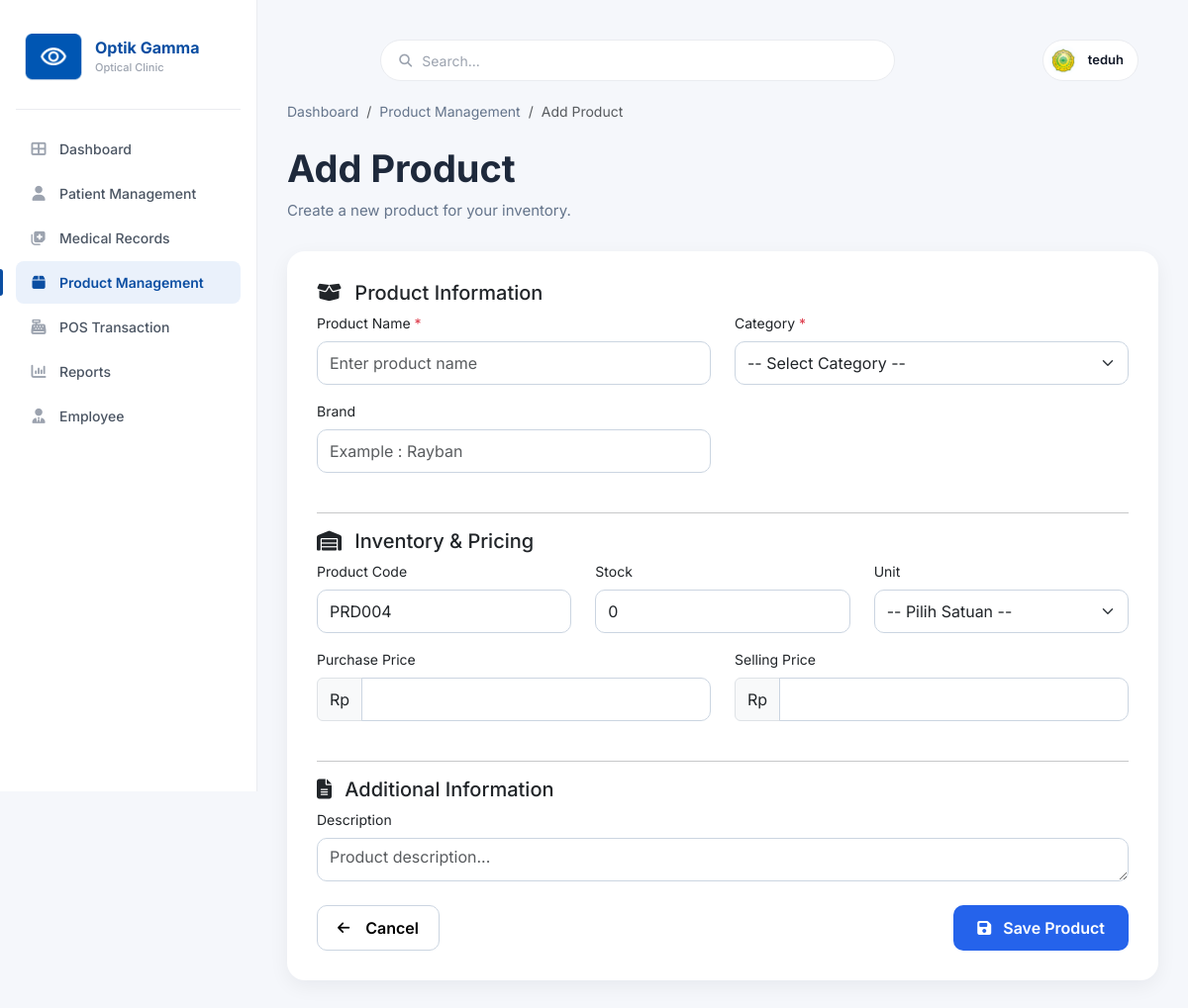
/product/add.php (signed in), run on the app's committed database.
### tables this page shows
CREATE TABLE `users` (
  `id` int(11) NOT NULL,
  `nama` varchar(100) NOT NULL,
  `username` varchar(50) NOT NULL,
  `password` varchar(255) NOT NULL,
  `role` enum('Admin','Karyawan') NOT NULL,
  `no_hp` varchar(20) DEFAULT NULL,
  `email` varchar(100) DEFAULT NULL,
  `alamat` text DEFAULT NULL,
  `foto` varchar(255) DEFAULT 'default.png',
  `status` enum('Aktif','Nonaktif') DEFAULT 'Aktif',
  `created_at` timestamp NOT NULL DEFAULT current_timestamp()
);

### product/add.php (the view, shortened to what this page needs)
<?php
include "../config/database.php";
$user_id = $_SESSION['id'];
$qUser = mysqli_query($conn, "
SELECT nama, foto
FROM users
WHERE id='$user_id'
");
$user = mysqli_fetch_assoc($qUser);
$foto = "../assets/img/default.png";
if (
    $user &&
    !empty($user['foto']) &&
    file_exists("../assets/img/profile/" . $user['foto'])
) {
    $foto = "../assets/img/profile/" . $user['foto'];
}
$qKode = mysqli_query($conn, "
SELECT MAX(id) as last_id
FROM products
");
$dataKode = mysqli_fetch_assoc($qKode);
$next = ($dataKode['last_id'] ?? 0) + 1;
$kodeProduk = "PRD" . str_pad($next, 3, "0", STR_PAD_LEFT);
?>
<!DOCTYPE html>
<html lang="en">
<head>
    <link href="https://cdn.jsdelivr.net/npm/bootstrap@5.3.3/dist/css/bootstrap.min.css" rel="stylesheet">
    <link rel="stylesheet" href="https://cdnjs.cloudflare.com/ajax/libs/font-awesome/6.6.0/css/all.min.css">
    <link rel="stylesheet" href="../assets/css/dashboard.css">
    <link rel="stylesheet" href="../assets/css/product.css">
</head>
<body>
    <div class="app-shell">
        <aside class="sidebar">
            <div class="brand">
                <div class="brand-logo">
                    <img src="../assets/img/logo.png">
                </div>
                <div class="brand-text">
                    <div class="brand-name">
                        Optik Gamma
                    </div>
                    <div class="brand-sub">
                        Optical Clinic
                    </div>
                </div>
            </div>
            <?php
            $isAdmin = (strtolower($_SESSION['role']) == 'admin');
            ?>
            <nav class="side-nav">
                <a href="../dashboard.php" class="nav-item">
                    <i class="fa-solid fa-table-cells-large"></i>
                    Dashboard
                </a>
                <a href="../patient/index.php" class="nav-item">
                    <i class="fa-solid fa-user"></i>
                    Patient Management
                </a>
                <a href="../medical/index.php" class="nav-item">
                    <i class="fa-solid fa-notes-medical"></i>
                    Medical Records
                </a>
                <?php if ($isAdmin) { ?>
                    <a href="index.php" class="nav-item active">
                        <i class="fa-solid fa-box"></i>
                        Product Management
                    </a>
                <?php } ?>
                <a href="../transaction/index.php" class="nav-item">
                    <i class="fa-solid fa-cash-register"></i>
                    POS Transaction
                </a>
                <?php if ($isAdmin) { ?>
                    <a href="../reports/index.php" class="nav-item">
                        <i class="fa-solid fa-chart-column"></i>
                        Reports
                    </a>
                    <a href="../employee/index.php" class="nav-item">
                        <i class="fa-solid fa-user-tie"></i>
                        Employee
                    </a>
                <?php } ?>
            </nav>
        </aside>
        <main class="main">
            <header class="topbar">
                <div class="search-box">
                    <i class="fa-solid fa-search"></i>
                    <input type="text" placeholder="Search...">
                </div>
                <div class="top-actions ms-auto">
                    <div class="admin-chip">
                        <img src="<?= $foto; ?>" alt="Profile">
                        <span>
                            <?= htmlspecialchars($user['nama']); ?>
                        </span>
                    </div>
                </div>
            </header>
            <nav aria-label="breadcrumb">
                <ol class="breadcrumb">
                    <li class="breadcrumb-item">
                        <a href="../dashboard.php">
                            Dashboard
                        </a>
                    </li>
                    <li class="breadcrumb-item">
                        <a href="index.php">
                            Product Management
                        </a>
                    </li>
                    <li class="breadcrumb-item active">
                        Add Product
                    </li>
                </ol>
            </nav>
            <div class="page-header">
                <div>
                    <h2>
                        Add Product
                    </h2>
                    <p>
                        Create a new product for your inventory.
                    </p>
                </div>
            </div>
            <form action="save.php" method="POST">
                <div class="card">
                    <div class="card-body">
                        <h5 class="section-title">
                            <i class="fa-solid fa-box-open me-2"></i>
                            Product Information
                        </h5>
                        <div class="row">
                            <div class="col-md-6 mb-3">
                                <label class="form-label">
                                    Product Name <span class="text-danger">*</span>
                                </label>
                                <input type="text" name="nama_produk" class="form-control"
                                    placeholder="Enter product name" required>
                            </div>
                            <div class="col-md-6 mb-3">
                                <label class="form-label">
                                    Category <span class="text-danger">*</span>
                                </label>
                                <select name="kategori" class="form-select" required>
                                    <option value="">-- Select Category --</option>
                                </select>
                            </div>
                            <div class="col-md-6 mb-4">
                                <label class="form-label">
                                    Brand
                                </label>
                                <input type="text" name="merk" class="form-control" placeholder="Example : Rayban">
                            </div>
                        </div>
                        <hr>
                        <h5 class="section-title">
                            <i class="fa-solid fa-warehouse me-2"></i>
                            Inventory & Pricing
                        </h5>
                        <div class="row">
                            <div class="col-md-4 mb-3">
                                <label class="form-label">
                                    Product Code
                                </label>
                                <input type="text" name="kode_produk" class="form-control" value="<?= $kodeProduk; ?>"
                                    readonly>
                            </div>
                            <div class="col-md-4 mb-3">
                                <label class="form-label">
                                    Stock
                                </label>
                                <input type="number" name="stok" class="form-control" value="0" min="0" required>
                            </div>
                            <div class="col-md-4 mb-3">
                                <label class="form-label">
                                    Unit
                                </label>
                                <select name="satuan" class="form-select" required>
                                    <option value="">-- Pilih Satuan --</option>
                                </select>
                            </div>
                            <div class="col-md-6 mb-3">
                                <label class="form-label">
                                    Purchase Price
                                </label>
                                <div class="input-group">
                                    <span class="input-group-text">
                                        Rp
                                    </span>
                                    <input type="number" name="harga_beli" class="form-control" required>
                                </div>
                            </div>
                            <div class="col-md-6 mb-4">
                                <label class="form-label">
                                    Selling Price
                                </label>
                                <div class="input-group">
                                    <span class="input-group-text">
                                        Rp
                                    </span>
                                    <input type="number" name="harga_jual" class="form-control" required>
                                </div>
                            </div>
                        </div>
                        <hr>
                        <h5 class="section-title">
                            <i class="fa-solid fa-file-lines me-2"></i>
                            Additional Information
                        </h5>
                        <div class="mb-4">
                            <label class="form-label">
                                Description
                            </label>
                            <textarea name="deskripsi" class="form-control" rows="5"
                                placeholder="Product description..."></textarea>
                        </div>
                        <div class="d-flex justify-content-between mt-4">
                            <a href="index.php" class="btn btn-light">
                                <i class="fa-solid fa-arrow-left me-2"></i>
                                Cancel
                            </a>
                            <button type="submit" class="btn btn-primary px-4">
                                <i class="fa-solid fa-save me-2"></i>
                                Save Product
                            </button>
                        </div>
                    </div>
                </div>
            </form>
        </main>
    </div>
</body>
</html>

### assets/css/dashboard.css (style rules this page uses)
* { margin: 0; padding: 0; box-sizing: border-box; font-family: 'Inter', sans-serif; }
:root { --primary: #0B4EA2; --primary-dark: #083A7B; --primary-soft: #EAF1FB; --text: #111827; --muted: #6B7280; --muted-2: #9CA3AF; --border: #EAECF0; --bg: #F5F7FB; --card: #ffffff; --green: #22c55e; --green-soft: #DCFCE7; --green-text: #166534; --blue-soft: #DBEAFE; --blue-text: #1E40AF; --red: #ef4444; --red-soft: #FEE2E2; --red-text: #B91C1C; }
body { background: var(--bg); color: var(--text); font-size: 14px; }
.app-shell { display: grid; grid-template-columns: 260px 1fr; min-height: 100vh; }
.sidebar { background: #fff; border-right: 1px solid var(--border); padding: 22px 16px; display: flex; flex-direction: column; position: sticky; top: 0; height: 100vh; }
.brand { display: flex; align-items: center; gap: 12px; padding: 6px 8px 22px; border-bottom: 1px solid var(--border); margin-bottom: 18px; }
.brand-logo { width: 60px; height: 60px; background: transparent; border-radius: 0; }
.brand-logo img { width: 100%; height: 100%; object-fit: contain; filter: none; }
.brand-name { font-size: 16px; font-weight: 700; color: var(--primary); line-height: 1.1; }
.brand-sub { font-size: 11px; color: var(--muted-2); font-weight: 500; margin-top: 2px; }
.side-nav { display: flex; flex-direction: column; gap: 2px; flex: 1; }
.nav-item { display: flex; align-items: center; gap: 12px; padding: 11px 14px; color: #4B5563; text-decoration: none; border-radius: 8px; font-size: 14px; font-weight: 500; position: relative; transition: background .18s, color .18s; }
.nav-item i { width: 18px; text-align: center; font-size: 15px; color: #9CA3AF; }
.nav-item.active { background: var(--primary-soft); color: var(--primary); font-weight: 600; }
.nav-item.active i { color: var(--primary); }
.nav-item.active::before { content: ""; position: absolute; left: -16px; top: 8px; bottom: 8px; width: 3px; border-radius: 0 3px 3px 0; background: var(--primary); }
.main { padding: 20px 30px 40px; }
.topbar { display: flex; justify-content: flex-end; align-items: center; padding: 20px; }
.search-box { flex: 1; max-width: 520px; margin: 0 auto; position: relative; background: #fff; border: 1px solid var(--border); border-radius: 999px; padding: 0 18px; display: flex; align-items: center; height: 42px; transition: box-shadow .2s, border-color .2s; }
.search-box i { color: var(--muted-2); font-size: 13px; margin-right: 10px; }
.search-box input { border: none; outline: none; background: transparent; flex: 1; font-size: 14px; color: var(--text); }
.search-box input::placeholder { color: var(--muted-2); }
.top-actions { display: flex; align-items: center; gap: 10px; }
.admin-chip { display: flex; align-items: center; gap: 10px; background: #fff; border: 1px solid var(--border); padding: 5px 14px 5px 5px; border-radius: 999px; font-size: 13px; font-weight: 600; color: var(--text); }
.admin-chip img { width: 30px; height: 30px; border-radius: 50%; object-fit: cover; }

### assets/css/product.css (style rules this page uses)
.page-header { display: flex; justify-content: space-between; align-items: center; margin-bottom: 30px; }
.page-header h2 { font-size: 38px; font-weight: 700; color: #1E293B; margin-bottom: 8px; }
.page-header p { color: #64748B; margin: 0; font-size: 15px; }
.breadcrumb { margin-bottom: 25px; font-size: 14px; }
.breadcrumb a { text-decoration: none; color: #64748B; }
.card { border: none; border-radius: 18px; overflow: hidden; box-shadow: 0 6px 20px rgba(15, 23, 42, .06); }
.card-body { padding: 30px; }
.form-control, .form-select { border-radius: 10px; height: 44px; border: 1px solid #CBD5E1; box-shadow: none; }
.btn-light { padding: 10px 20px; border-radius: 10px; border: 1px solid #CBD5E1; background: #fff; font-weight: 600; display: inline-flex; align-items: center; justify-content: center; gap: 8px; width: auto; height: auto; }
.btn-light i { font-size: 14px; }
.btn-primary { background: #2563EB; border: none; border-radius: 10px; padding: 11px 20px; font-weight: 600; }

### data on the page
users: foto (picture), nama "teduh"
